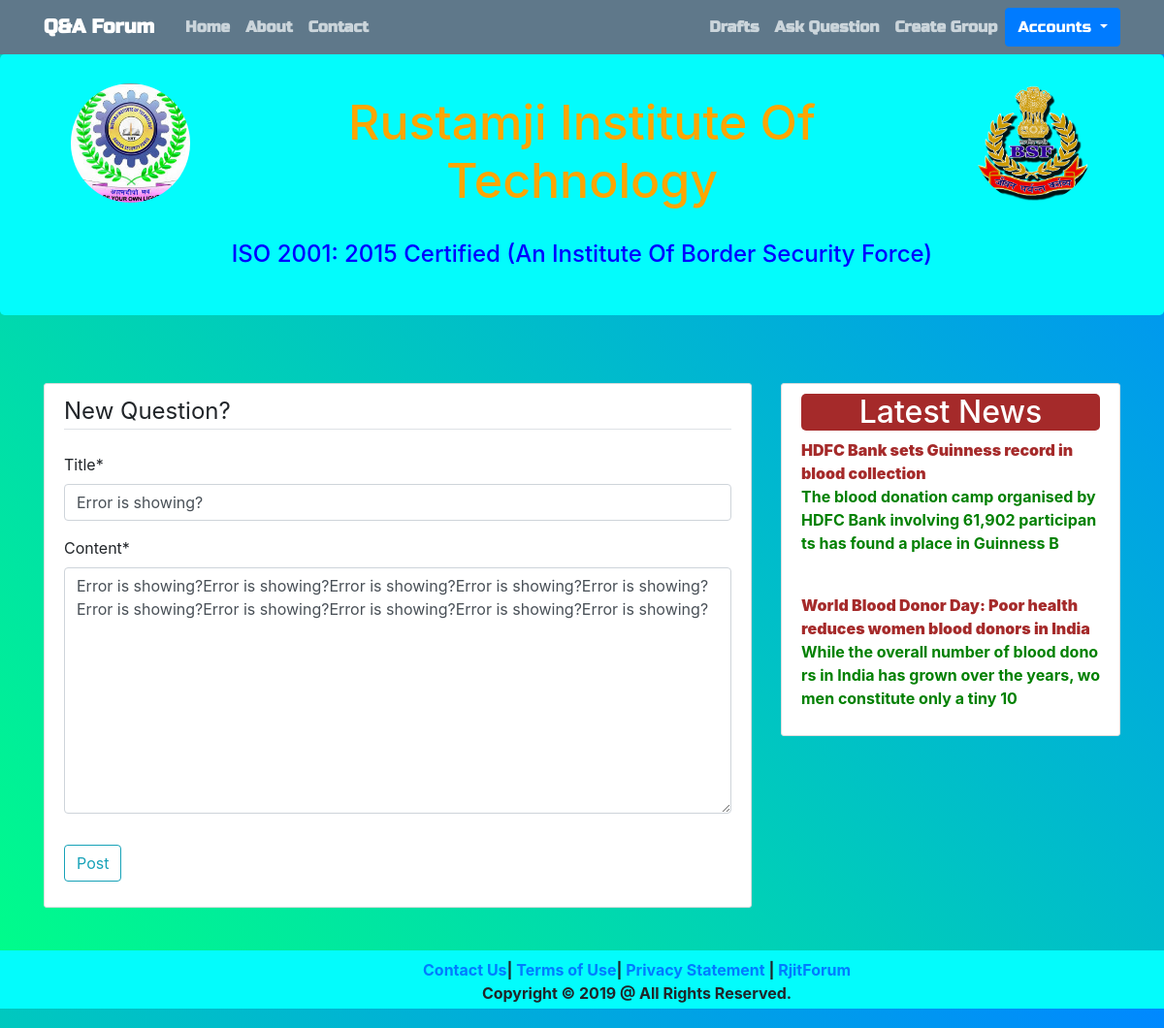
Screenshot of /post/4/update/ (signed in) with the database file from the repository.
### forum/models.py (models this page shows, shortened)
class Post(models.Model):
    title = models.CharField(max_length=100)
    content = models.TextField()
    date_posted = models.DateTimeField(default=timezone.now())
    author = models.ForeignKey(User, on_delete=models.CASCADE)
    question_image = models.ImageField(upload_to='quest_pics', blank=True, null=True)
    question_file = models.FileField(upload_to='file_pics', blank=True, null=True)
    class Meta:
        ordering = ('-date_posted',)

### forum/views.py (the view, shortened to what this page needs)
# urls.py: path('post/<int:pk>/update/', PostUpdateView.as_view(), name='post-update'),
class PostUpdateView(LoginRequiredMixin, UserPassesTestMixin, UpdateView):
    model = Post
    fields = ['title', 'content']
    def test_func(self):
        post = self.get_object()
        if self.request.user == post.author:
            return True
        return False

### forum/templates/forum/post_form.html (shortened to what this page needs)
{% extends "forum/base.html" %}
{% load crispy_forms_tags %}
{% block content %}
    <div class="content-section">
      <form method="POST">
        <fieldset class="form-group">
          <legend class="border-bottom mb-4">New Question?</legend>
          {{ form|crispy }}
        </fieldset>
        <div class="form-group">
          <button class="btn btn-outline-info" type="submit">Post</button>
        </div>
      </form>
    </div>
{% endblock content %}

### forum/static/forum/main.css (style rules this page uses)
.content-section { background: #ffffff; padding: 10px 20px; border: 1px solid #dddddd; border-radius: 3px; margin-bottom: 20px; }
.loader { filter:hue-rotate(0deg); background:linear-gradient(45deg,#0f8,#08f); animation:hue 10000ms infinite linear; margin: 0; padding: 0; }

### rows the page displays
Post: title "Error is showing?", content "Error is showing?Error is showing?Error is showing?Error is showing?Error is showing?Error is showing?Error is showing?Error is showing?Error is showing?Error is showing?"
